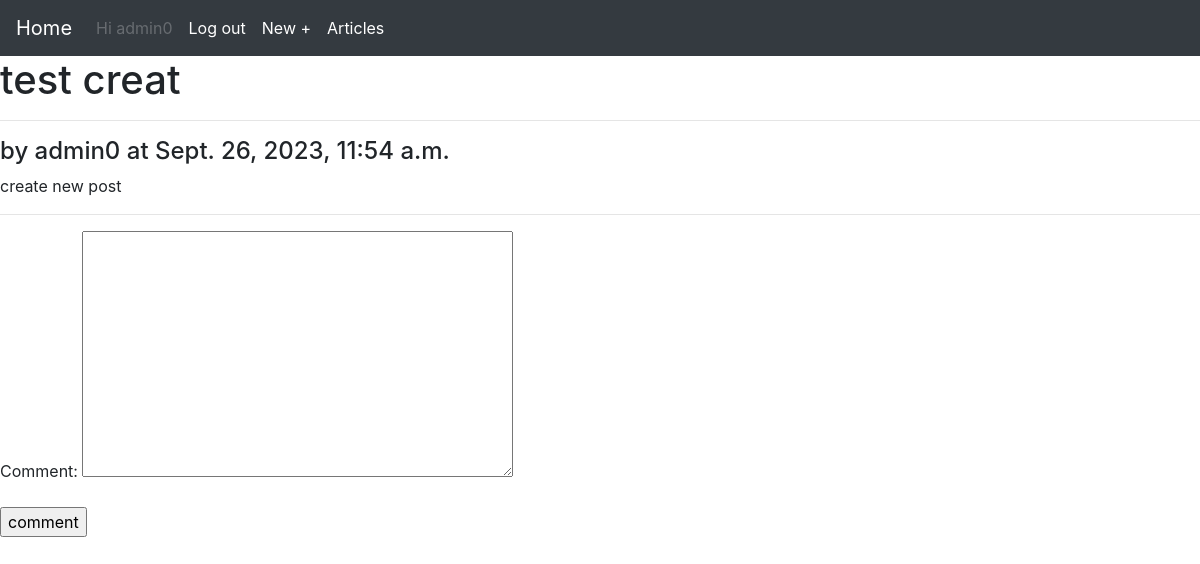
Page /articles/8/ (signed in) on the committed database.
### accounts/models.py (models this page shows)
class customUser(AbstractUser):
    age = models.PositiveBigIntegerField(null=True,blank=True)

### articles/models.py (models this page shows, shortened)
class Article(models.Model):
    title = models.CharField(max_length=200)
    body = models.TextField()
    date = models.DateTimeField(auto_now_add=True)
    author = models.CharField(max_length=50)
    another = models.ForeignKey(get_user_model(), on_delete=models.CASCADE, null=True)

### articles/views.py (the view, shortened to what this page needs)
# urls.py: path("<int:pk>/",views.article_detail,name="article_detail"),
def article_detail(request,pk):
    article = get_object_or_404(Article,id=pk)
    form = CommentForm()
    return render(request,'articles/article_detail.html',{"article":article , "form":form})

### articles/forms.py
class CommentForm(forms.ModelForm):
    class Meta:
        model = Comment
        fields = ("comment",)

### templates/articles/article_detail.html (shortened to what this page needs)
{% extends "base.html" %}
{% block content %}
    <h1>{{article.title}}</h1>
    <hr>
    <h4>by {{article.author}} at {{article.date}}</h4>
    <p>
        {{article.body}}
    </p>
    <hr>
    <p>
        {% if user.is_authenticated %}
            <form action = "" method="POST">
                {{form.as_p}}
                <input type="submit" value="comment">
            </form>
        {% endif %}
    </p>
{% endblock content %}

### templates/base.html (shortened to what this page needs)
<!DOCTYPE html>
<html>
    <head>
        <link rel="stylesheet" href="https://cdn.jsdelivr.net/npm/bootstrap@4.6.2/dist/css/bootstrap.min.css">
        <link rel="stylesheet" href="">
    </head>
    <body>
    <header>
        <nav class="navbar navbar-expand-lg navbar-dark bg-dark">
            <a class="navbar-brand" href="{% url 'home' %}">Home</a>
            <div class="collapse navbar-collapse" id="navbarNav">
              <ul class="navbar-nav text-light">
                {% if user.is_authenticated %}
                <li class="nav_item">
                  <a class="nav-item nav-link disabled" href="#" tabindex="-1" aria-disabled="true">Hi {{user}}</a>
                </li>
                <li class="nav-item active">
                  <a class="nav-link" href="{% url 'logout' %}">Log out<span class="sr-only">(current)</span></a>
                </li>
                {% if user.is_authenticated %}
                <li class="nav-item active">
                  <a class="nav-link" href="{% url 'article_create' %}">New +<span class="sr-only">(current)</span></a>
                </li>
                <li class="nav-item active">
                  <a class="nav-link" href="{% url 'article_list' %}">Articles<span class="sr-only">(current)</span></a>
                </li>
                {% endif %}
                {% endif %}
              </ul>
            </div>
          </nav>
    </header>
        {% block content %}
        {% endblock content %}
    </body>
</html>

### rows in the picture
customUser: username "admin0"
Article: title "test creat", author "admin0", date "Sept. 26, 2023, 11:54 a.m.", body "create new post"
